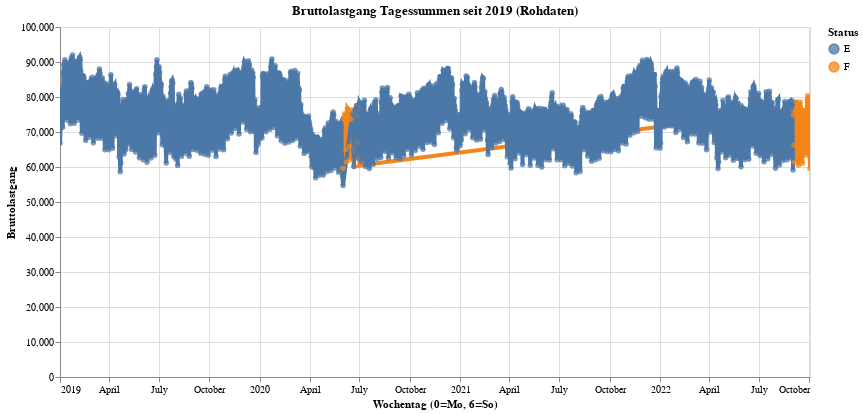

This figure's notebook cell:
### Code cell
myTitle="Bruttolastgang Tagessummen seit 2019 (Rohdaten)"

highlight = alt.selection(type='single', on='mouseover',
                          fields=['sum_bruttolastgang'], nearest=True)
#x='date:StichtagDatJahr',
base = alt.Chart(myAgg.reset_index().query('status != "W"'), title=myTitle).encode(
    x=alt.X('day:T', axis=alt.Axis(title='Wochentag (0=Mo, 6=So)'))# , axis=alt.Axis(format='%', title='percentage')
    , y=alt.X('avg_bruttolastgang', axis=alt.Axis(title='Bruttolastgang'))
    , color=alt.Color('status', legend=alt.Legend(title="Status", orient="right"))  
    ,tooltip=['status', 'day', 'weekday', 'weekday_name', 'year', 'month', 'sum_bruttolastgang']    
)
points = base.mark_circle().encode(
    opacity=alt.value(0.75)
).add_selection(
    highlight
).properties(
    width=750 , height=350
)
lines = base.mark_line().encode(
    size=alt.condition(~highlight, alt.value(0.5), alt.value(4))
).interactive()

lines  + points

### Figure 1 — Vega-Lite specification as saved in the notebook (floating-point values rounded to 4 significant figures; data arrays with more than 128 entries replaced by an {"elided": "..."} marker saying what was removed)
{"config": {"view": {"continuousWidth": 400, "continuousHeight": 300}}, "layer": [{"mark": "line", "encoding": {"color": {"type": "nominal", "field": "status", "legend": {"orient": "right", "title": "Status"}}, "size": {"condition": {"value": 0.5, "selection": {"not": "selector001"}}, "value": 4}, "tooltip": [{"type": "nominal", "field": "status"}, {"type": "nominal", "field": "day"}, {"type": "quantitative", "field": "weekday"}, {"type": "nominal", "field": "weekday_name"}, {"type": "quantitative", "field": "year"}, {"type": "quantitative", "field": "month"}, {"type": "quantitative", "field": "sum_bruttolastgang"}], "x": {"type": "temporal", "axis": {"title": "Wochentag (0=Mo, 6=So)"}, "field": "day"}, "y": {"type": "quantitative", "axis": {"title": "Bruttolastgang"}, "field": "avg_bruttolastgang"}}, "selection": {"selector002": {"type": "interval", "bind": "scales", "encodings": ["x", "y"]}}, "title": "Bruttolastgang Tagessummen seit 2019 (Rohdaten)"}, {"mark": "circle", "encoding": {"color": {"type": "nominal", "field": "status", "legend": {"orient": "right", "title": "Status"}}, "opacity": {"value": 0.75}, "tooltip": [{"type": "nominal", "field": "status"}, {"type": "nominal", "field": "day"}, {"type": "quantitative", "field": "weekday"}, {"type": "nominal", "field": "weekday_name"}, {"type": "quantitative", "field": "year"}, {"type": "quantitative", "field": "month"}, {"type": "quantitative", "field": "sum_bruttolastgang"}], "x": {"type": "temporal", "axis": {"title": "Wochentag (0=Mo, 6=So)"}, "field": "day"}, "y": {"type": "quantitative", "axis": {"title": "Bruttolastgang"}, "field": "avg_bruttolastgang"}}, "height": 350, "selection": {"selector001": {"type": "single", "on": "mouseover", "fields": ["sum_bruttolastgang"], "nearest": true}}, "title": "Bruttolastgang Tagessummen seit 2019 (Rohdaten)", "width": 750}], "data": {"name": "data-61b094385537c5e430ed5181e7c2927d"}, "$schema": "https://vega.github.io/schema/vega-lite/v4.8.1.json", "datasets": {"data-61b094385537c5e430ed5181e7c2927d": {"elided": "1387 records"}}}
